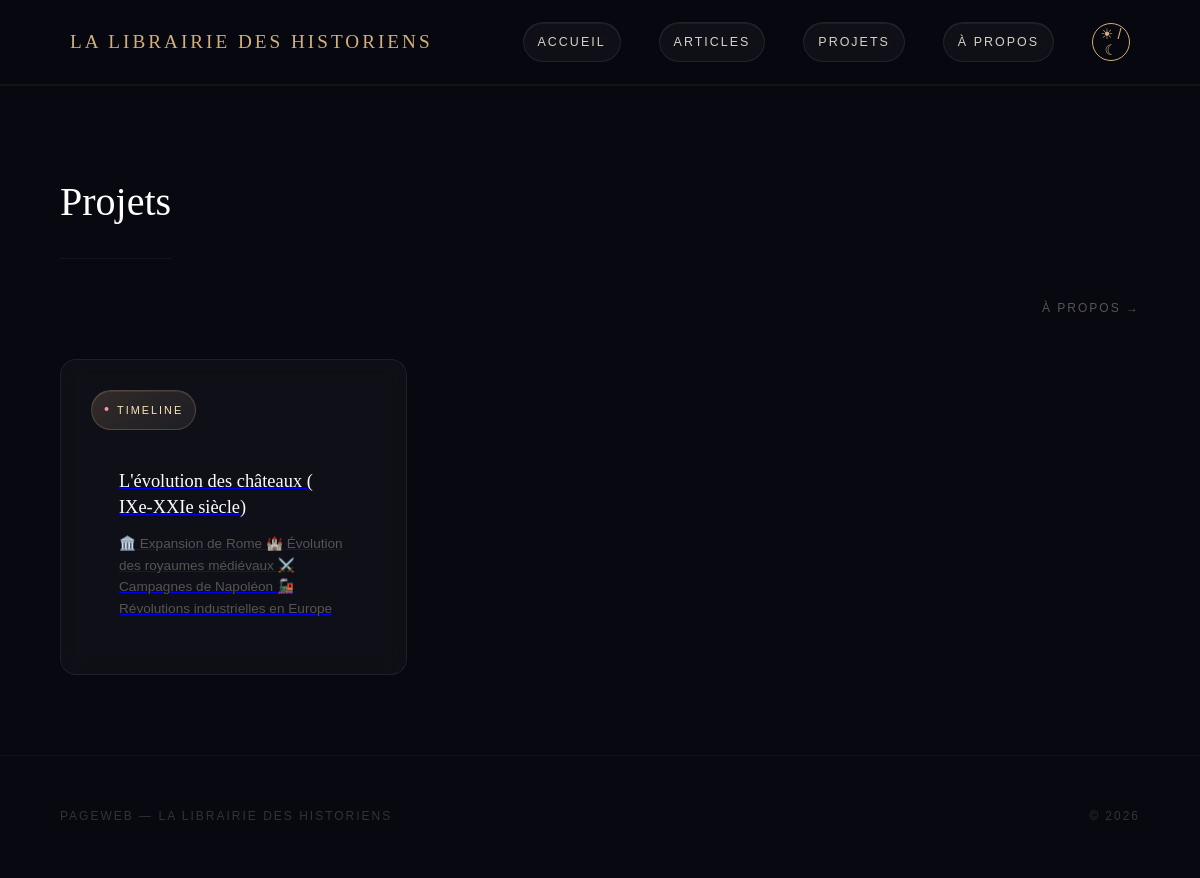
/projects/, run on the app's committed database.
### projects/models.py (models this page shows, shortened)
class Project(models.Model):
    TYPE_CHOICES = [
        ('carte', 'Carte'),
        ('timeline', 'Chronologie'),
        ('dataviz', 'Visualisation de données'),
    ]
    titre = models.CharField(max_length=200)
    description = models.TextField()
    type_project = models.CharField(max_length=20, choices=TYPE_CHOICES)
    date = models.DateTimeField(auto_now_add=True)
    image = models.ImageField(upload_to='projects/', blank=True, null=True)

### projects/views.py (the view)
# urls.py: path('', views.liste_projects, name='liste_projects'),
def liste_projects(request):
    projects = Project.objects.all().order_by('-date')
    return render(request, 'projects/liste.html', {'projects': projects})

### projects/templates/projects/liste.html (shortened to what this page needs)
{% extends 'core/base.html' %}
{% block contenu %}
    <div class="section liste">
        <div class="section-header">
            <h1>Projets</h1>
            <a href="/apropos/">À propos →</a>
        </div>
        <div class="cards-grid">
            {% for project in projects %}
                <a href="/projects/{{ project.pk }}/" class="card">
                    <span class="card-tag">{{ project.type_project }}</span>
                    <div class="card-body">
                        <h2>{{ project.titre }}</h2>
                        <p>{{ project.description|truncatewords:18 }}</p>
                    </div>
                </a>
            {% empty %}
                <p class="empty">Aucun projet pour le moment.</p>
            {% endfor %}
        </div>
    </div>
{% endblock %}

### core/static/core/style.css (style rules this page uses)
* { margin: 0; padding: 0; box-sizing: border-box; }
body { font-family: 'Georgia', serif; background-color: #080810; color: #e8e0d0; line-height: 1.8; }
.section { padding: 80px 60px; border-top: 1px solid rgba(255,255,255,0.04); }
.section-header { display: flex; justify-content: space-between; align-items: flex-end; margin-bottom: 40px; }
.section-header a { font-family: 'Arial', sans-serif; font-size: 0.75rem; color: #555; text-decoration: none; letter-spacing: 2px; text-transform: uppercase; transition: color 0.3s; }
.cards-grid { display: grid; grid-template-columns: repeat(auto-fill, minmax(300px, 1fr)); gap: 20px; }
.card { position: relative; background: rgba(255, 255, 255, 0.03); backdrop-filter: blur(10px); border: 1px solid rgba(255, 255, 255, 0.07); border-radius: 16px; padding: 30px; transition: all 0.4s ease; overflow: hidden; }
.card-tag { display: inline-flex; align-items: center; gap: 6px; font-family: 'Arial', sans-serif; font-size: 0.68rem; color: #f7e4b8; letter-spacing: 2px; text-transform: uppercase; margin-bottom: 15px; background: linear-gradient(135deg, rgba(212,175,122,0.18), rgba(255,255,255,0.06)); padding: 6px 12px; border-radius: 999px; border: 1px solid rgba(212,175,122,0.24); box-shadow: inset 0 1px 0 rgba(255,255,255,0.08); }
.card-tag::before { content: '•'; color: #ff8fb5; font-size: 0.9rem; }
.card h2 { font-family: 'Georgia', serif; font-size: 1.15rem; color: #ffffff; font-weight: normal; margin-bottom: 12px; line-height: 1.4; }
.card p { font-family: 'Arial', sans-serif; font-size: 0.85rem; color: #555; margin-bottom: 0; line-height: 1.6; }
.liste { padding: 80px 60px; }
.liste h1 { font-family: 'Georgia', serif; font-size: 2.5rem; color: #ffffff; font-weight: normal; margin-bottom: 60px; padding-bottom: 20px; border-bottom: 1px solid rgba(255,255,255,0.05); }
.hero, .section, .liste, .detail, .apropos { animation: fadeIn 0.6s ease; }
.card-body { padding: 24px 28px; }

### data on the page
Project: type_project "TIMELINE", titre "L'évolution des châteaux ( IXe-XXIe siècle)", description "🏛️ Expansion de Rome 🏰 Évolution des royaumes médiévaux ⚔️ Campagnes de Napoléon 🚂 Révolutions industrielles en Europe"
